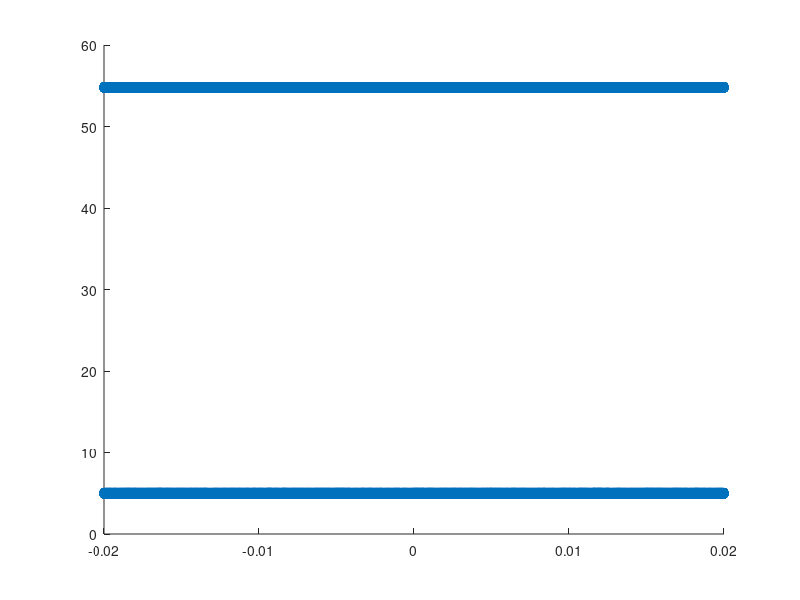

The MATLAB source for this figure: (Note: this script raises an error after producing the figure.)
close all
clear all

Temps = linspace(20,50,7)
for i=1:length(Temps)
T=Temps(i);
nP=1e6;
L=30;
z0=4.9;
z1=5.1;
x0 = -0.02;
x1= 0.02;
odds = 1:2:nP;
x = (x1-x0)*rand(1,nP)+x0;
z = (z1-z0)*rand(1,nP)+z0;
z(odds) = z(odds) +2*L-2*z0 - 2*(z1-z0);
y = 0.0*ones(1,nP);

m=12;
vTh = sqrt(2*T*1.602e-19/m/1.66e-27);
0.5*12*1.66e-27*vTh*vTh/1.602e-19
vx = vTh*ones(1,nP);
vy = zeros(1,nP);
vz = zeros(1,nP);

scatter(x,z)

ncid = netcdf.create(['./particleSource',num2str(T),'.nc'],'NC_WRITE')
 
dimP = netcdf.defDim(ncid,'nP',nP);

xVar = netcdf.defVar(ncid,'x','double',[dimP]);
yVar = netcdf.defVar(ncid,'y','double',[dimP]);
zVar = netcdf.defVar(ncid,'z','double',[dimP]);
ExVar = netcdf.defVar(ncid,'vx','double',[dimP]);
EyVar = netcdf.defVar(ncid,'vy','double',[dimP]);
EzVar = netcdf.defVar(ncid,'vz','double',[dimP]);

netcdf.endDef(ncid);
 
netcdf.putVar(ncid, xVar, x);
netcdf.putVar(ncid, yVar, y);
netcdf.putVar(ncid, zVar, z);
netcdf.putVar(ncid, ExVar, vx);
netcdf.putVar(ncid, EyVar, vy);
netcdf.putVar(ncid, EzVar, vz);

netcdf.close(ncid);
end
